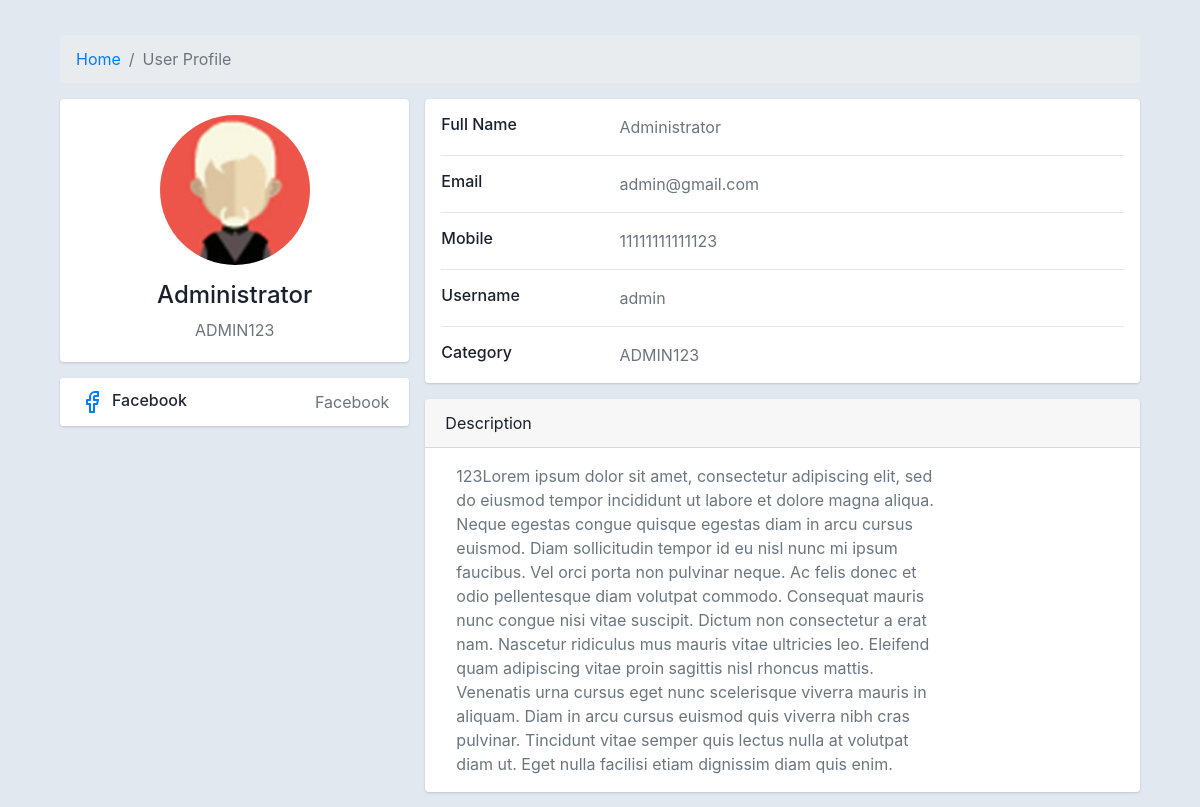
/profile/5, run on the app's committed database.
### review/models.py (models this page shows, shortened)
class ExpertProfile(models.Model):
    user=models.OneToOneField(User,on_delete=models.CASCADE,blank=True,null=True)
    name=models.CharField(max_length=100,blank=True,null=True)
    email=models.CharField(max_length=100,blank=True,null=True)
    number=models.PositiveIntegerField(blank=True,null=True)
    description=models.TextField(blank=True)
    category=models.CharField(max_length=100,blank=True,null=True)
    photo=models.ImageField(upload_to='review/images',blank=True)
    facebook=models.CharField(max_length=100,blank=True,null=True)
    Credits=models.PositiveIntegerField(blank=True,default=5)
    Admin=models.BooleanField(default=False)

### review/views.py (the view)
# urls.py: path('profile/<int:profile_pk>', views.profile, name='profile'),
def profile(request, profile_pk):
    profile=get_object_or_404(ExpertProfile,pk=profile_pk)
    return render(request, "review/view/profile.html",{'profile':profile})

### review/templates/review/view/profile.html (shortened to what this page needs)
<!DOCTYPE html>
<html lang="en">
  {% load static %}
<head>
    <link href="http://netdna.bootstrapcdn.com/bootstrap/4.4.1/css/bootstrap.min.css" rel="stylesheet">
</head>
<body>
<div class="container">
    <div class="main-body">
          <nav aria-label="breadcrumb" class="main-breadcrumb">
            <ol class="breadcrumb">
              <li class="breadcrumb-item"><a href="{% url 'home' %}">Home</a></li>
              <li class="breadcrumb-item active" aria-current="page">User Profile</li>
            </ol>
          </nav>
          <div class="row gutters-sm">
            <div class="col-md-4 mb-3">
              <div class="card">
                <div class="card-body">
                  <div class="d-flex flex-column align-items-center text-center">
                    {% if profile.photo %}
                    <img src="{{profile.photo.url}}" alt="User" class="rounded-circle" width="150">
                    {% else %}
                    <img src="{% static 'default.png' %}" alt="User" class="rounded-circle" width="150">
                    {% endif %}
                    <div class="mt-3">
                      <h4>{{profile.name}}</h4>
                      <p class="text-secondary mb-1">{{ profile.category }}</p>
                    </div>
                  </div>
                </div>
              </div>
              <div class="card mt-3">
                <ul class="list-group list-group-flush">
                  {% if profile.facebook %}
                  <li class="list-group-item d-flex justify-content-between align-items-center flex-wrap">
                   <a href="{{profile.facebook}}" target="_blank" style="color: #222831;"> <h6 class="mb-0">Facebook</h6></a>
                    <span class="text-secondary">Facebook</span>
                  </li>
                  {% endif %}
                </ul>
              </div>
            </div>
            <div class="col-md-8">
              <div class="card mb-3">
                <div class="card-body">
                  <div class="row">
                    <div class="col-sm-3">
                      <h6 class="mb-0">Full Name</h6>
                    </div>
                    <div class="col-sm-9 text-secondary">
                      {{profile.name}}
                    </div>
                  </div>
                  <hr>
                  <div class="row">
                    <div class="col-sm-3">
                      <h6 class="mb-0">Email</h6>
                    </div>
                    <div class="col-sm-9 text-secondary">
                      {{profile.email}}
                    </div>
                  </div>
                  <hr>
                  <div class="row">
                    <div class="col-sm-3">
                      <h6 class="mb-0">Mobile</h6>
                    </div>
                    <div class="col-sm-9 text-secondary">
                      {{profile.number}}
                    </div>
                  </div>
                  <hr>
                  <div class="row">
                    <div class="col-sm-3">
                      <h6 class="mb-0">Username</h6>
                    </div>
                    <div class="col-sm-9 text-secondary">
                      {{profile.user}}
                    </div>
                  </div>
                  <hr>
                  <div class="row">
                    <div class="col-sm-3">
                      <h6 class="mb-0">Category</h6>
                    </div>
                    <div class="col-sm-9 text-secondary">
                      {{profile.category}}
                    </div>
                  </div>
                </div>
              </div>
              <div class="card">
                <div class="card-header">
                  Description
                </div>
                <div class="card-body">
                  <div class="col-sm-9 text-secondary">
                    {{profile.description}}
                  </div>
                </div>
              </div>
            </div>
          </div>
        </div>
    </div>
</body>
</html>

### review/templates/review/view/profile.html (style rules this page uses)
body { margin-top:20px; color: #1a202c; text-align: left; background-color: #e2e8f0; }
.main-body { padding: 15px; }
.card { box-shadow: 0 1px 3px 0 rgba(0,0,0,.1), 0 1px 2px 0 rgba(0,0,0,.06); }
.card { position: relative; display: flex; flex-direction: column; min-width: 0; word-wrap: break-word; background-color: #fff; background-clip: border-box; border: 0 solid rgba(0,0,0,.125); border-radius: .25rem; }
.card-body { flex: 1 1 auto; min-height: 1px; padding: 1rem; }
.gutters-sm { margin-right: -8px; margin-left: -8px; }
.gutters-sm>.col, .gutters-sm>[class*=col-] { padding-right: 8px; padding-left: 8px; }
.mb-3, .my-3 { margin-bottom: 1rem!important; }

### data on the page
ExpertProfile: photo (picture), name "Administrator", category "ADMIN123", email "admin@gmail.com", number "11111111111123", user "admin", description "123Lorem ipsum dolor sit amet, consectetur adipiscing elit, sed do eiusmod tempor incididunt ut labore et dolore magna aliqua. Neque egestas congue quisque egestas diam in arcu cursus euismod. Diam sollicitudin tempor id eu nisl nunc mi ipsum faucibus. Vel orci porta non pulvinar neque. Ac felis donec et odio pellentesque diam volutpat commodo. Consequat mauris nunc congue nisi vitae suscipit. Dictum non consectetur a erat nam. Nascetur ridiculus mus mauris vitae ultricies leo. Eleifend quam adipiscing vitae proin sagittis nisl rhoncus mattis. Venenatis urna cursus eget nunc scelerisque viverra mauris in aliquam. Diam in arcu cursus euismod quis viverra nibh cras pulvinar. Tincidunt vitae…"
